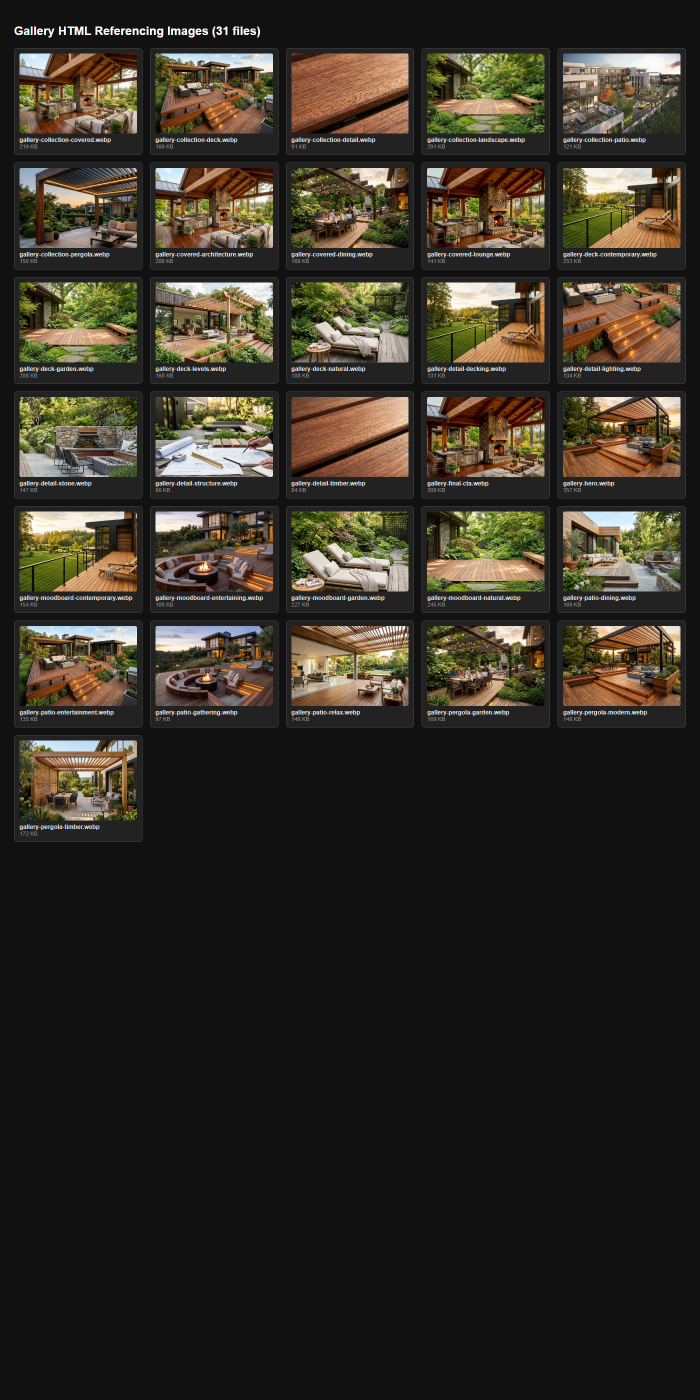
#> input picture scratch/audit_gallery_html_imgs.png, 1400 x 2800 px, given in place of bespoke_deck_outdoor_living_1793873045878.jpg, which was not available (shown at 1/2 size)
$ python update_contact_images.py
#> lines starting #> are read from the running program, lines starting #| are printed output that depends on the picture
import os
from PIL import Image

def crop_and_save(src_path, dest_path, target_w, target_h, quality=88):
#> called with dest_path = 'assets/images/contact/contact-hero.webp', target_w = 1600, target_h = 1000, quality = 88
    im = Image.open(src_path).convert('RGB')
#> im is the input picture: PIL image 1400x2800 RGB; mean R, G, B 51.9, 46.9, 37.8
    orig_w, orig_h = im.size
#> orig_w = 1400; orig_h = 2800
    target_ratio = target_w / target_h
    orig_ratio = orig_w / orig_h
#> orig_ratio = 0.5

    if orig_ratio > target_ratio:
        # source is wider -> crop width
        new_w = int(orig_h * target_ratio)
        left = (orig_w - new_w) // 2
        im_cropped = im.crop((left, 0, left + new_w, orig_h))
    else:
        # source is taller -> crop height
        new_h = int(orig_w / target_ratio)
#> new_h = 875
        top = (orig_h - new_h) // 2
#> top = 962
        im_cropped = im.crop((0, top, orig_w, top + new_h))

    im_resized = im_cropped.resize((target_w, target_h), Image.Resampling.LANCZOS)
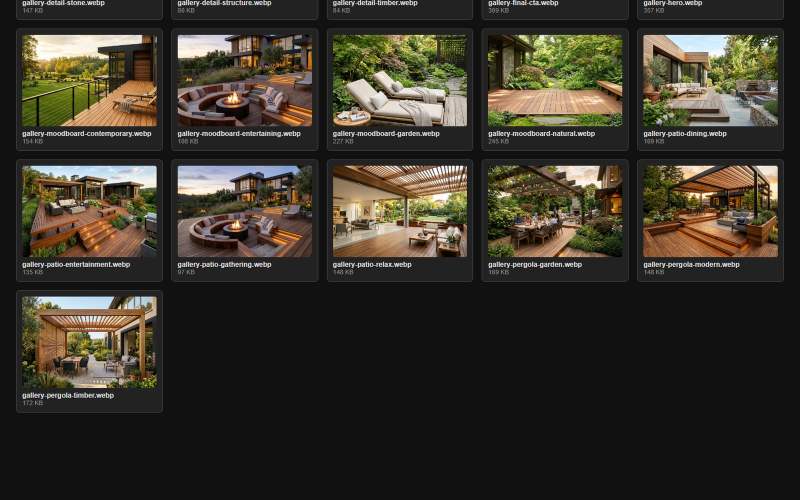
#> im_resized: PIL image 1600x1000 RGB (shown at 1/2 size); mean R, G, B 57, 52.4, 42.4
    im_resized.save(dest_path, 'WEBP', quality=quality, method=6)
    print(f"Saved {dest_path}: {target_w}x{target_h} ({os.path.getsize(dest_path)} bytes)")

brain_dir = r"C:\Users\Sam John\.gemini\antigravity\brain\aa3393d8-6479-4912-9a44-277395bd13ea"

# 1. contact-hero.webp (1600x1000)
hero_src = os.path.join(brain_dir, "bespoke_deck_outdoor_living_1793873045878.jpg")
crop_and_save(hero_src, "assets/images/contact/contact-hero.webp", 1600, 1000, quality=88)

# 2. contact-form-side.webp (800x1000 vertical)
side_src = "scratch/candidates/candidate_pavilion.jpg"
crop_and_save(side_src, "assets/images/contact/contact-form-side.webp", 800, 1000, quality=88)
#> call 2 of crop_and_save, with target_w = 800, target_h = 1000, quality = 88
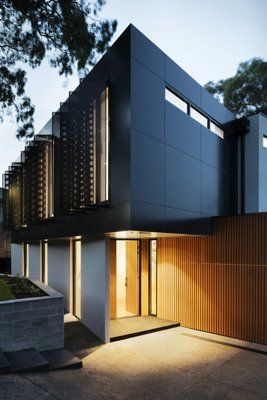
#> input picture scratch/candidates/candidate_pavilion.jpg, 267 x 400 px, found by its file name
#> in crop_and_save, im is the input picture: PIL image 267x400 RGB; mean R, G, B 99, 98.3, 95.1
#> in crop_and_save (call 2), `im_resized = im_cropped.resize((target_w, target_h), Image.Resampling...`:
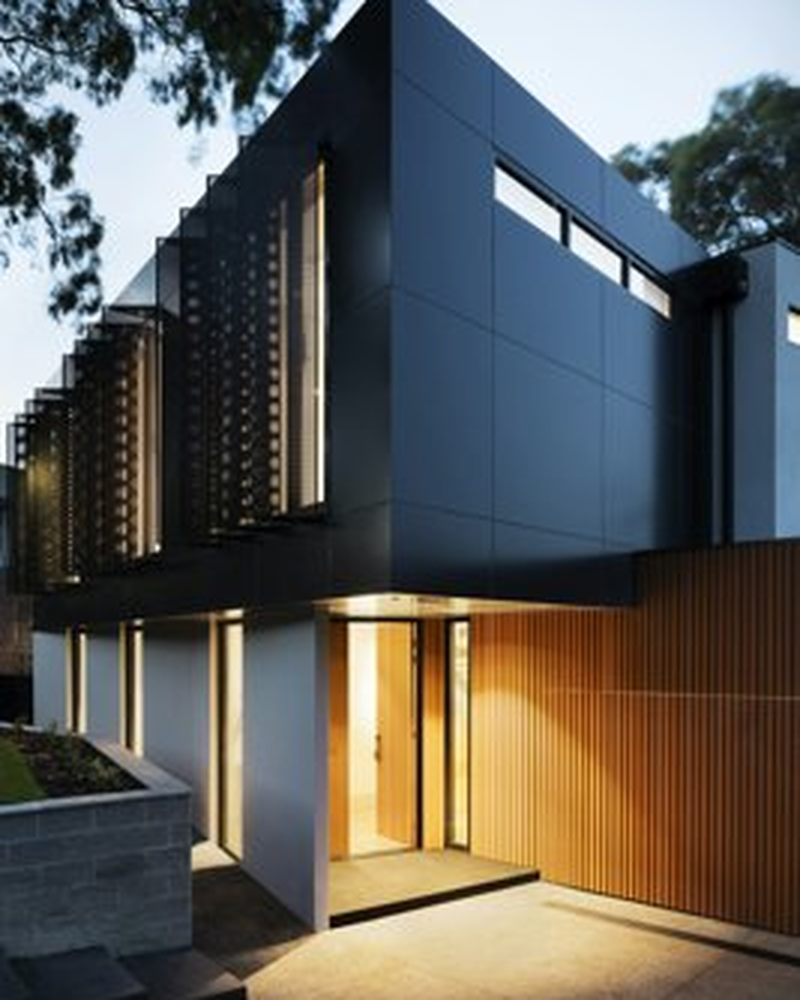
#> im_resized: PIL image 800x1000 RGB; mean R, G, B 96.1, 94.7, 90

# 3. contact-map-support.webp (1200x600)
map_src = os.path.join(brain_dir, "serene_deck_garden_retreat_1793850797959.jpg")
crop_and_save(map_src, "assets/images/contact/contact-map-support.webp", 1200, 600, quality=88)
#> call 3 of crop_and_save, with target_w = 1200, target_h = 600, quality = 88
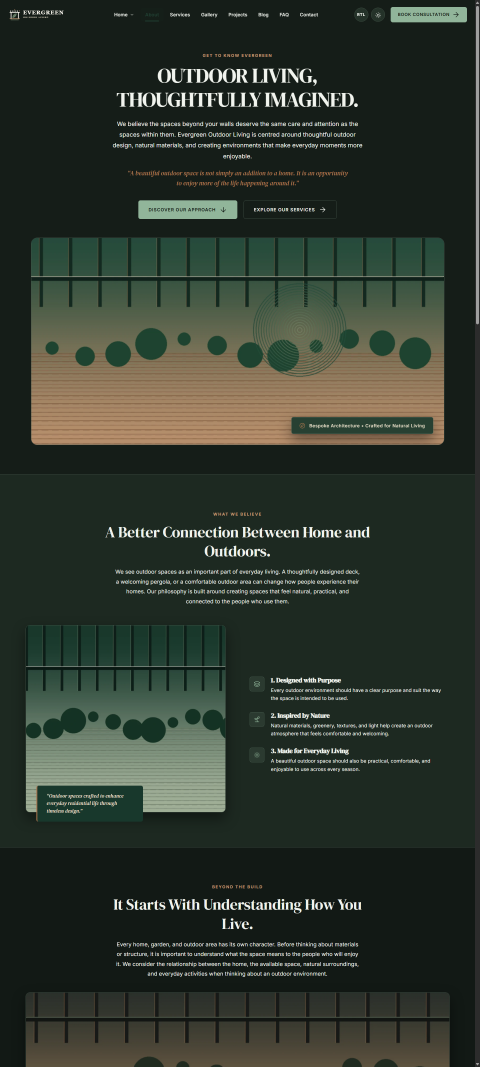
#> input picture scratch/about_footer_desktop.png, 1440 x 3200 px, given in place of serene_deck_garden_retreat_1793850797959.jpg, which was not available (shown at 1/3 size)
#> in crop_and_save, im is the input picture: PIL image 1440x3200 RGB; mean R, G, B 47.3, 55.7, 45.7
#> in crop_and_save (call 3), `im_resized = im_cropped.resize((target_w, target_h), Image.Resampling...`:
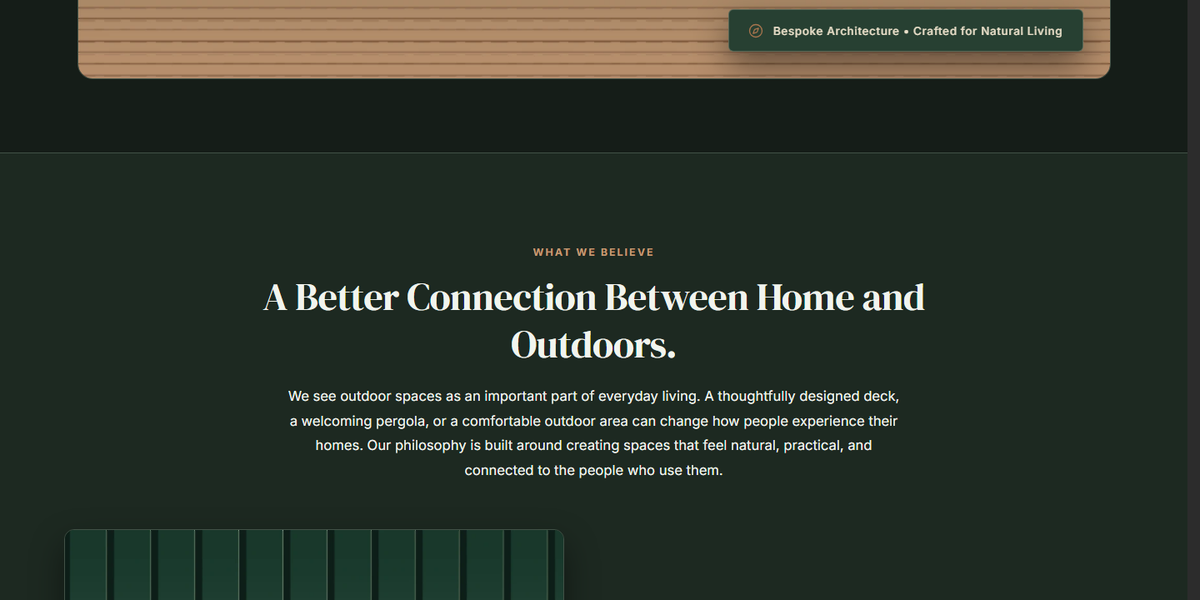
#> im_resized: PIL image 1200x600 RGB; mean R, G, B 45.3, 53.1, 43.1

# 4. contact-checklist.webp (800x600)
check_src = "scratch/test_terrace_dining_stone.jpg"
crop_and_save(check_src, "assets/images/contact/contact-checklist.webp", 800, 600, quality=88)
#> call 4 of crop_and_save, with src_path = 'scratch/test_terrace_dining_stone.jpg', target_w = 800, target_h = 600, quality = 88
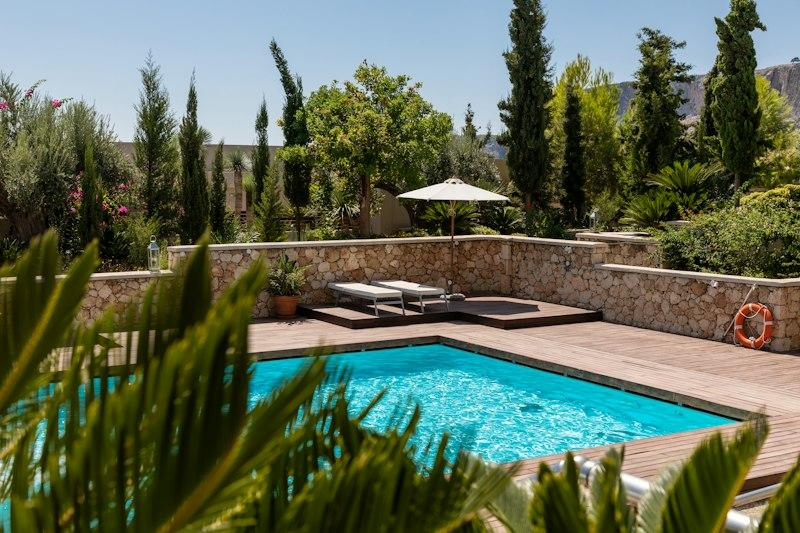
#> input picture scratch/test_terrace_dining_stone.jpg, 800 x 533 px, found by its file name
#> in crop_and_save, im is the input picture: PIL image 800x533 RGB; mean R, G, B 95.4, 106.3, 85.3
#> in crop_and_save (call 4), `im_cropped = im.crop((left, 0, left + new_w, orig_h))`:
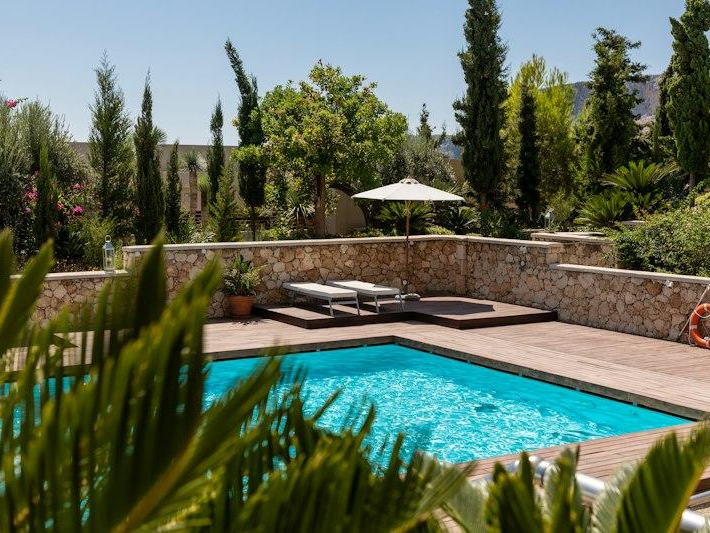
#> im_cropped: PIL image 710x533 RGB; mean R, G, B 93.7, 106.1, 86

# 5. contact-final-cta.webp (1600x800)
cta_src = "scratch/test_modern_villa_patio.jpg"
crop_and_save(cta_src, "assets/images/contact/contact-final-cta.webp", 1600, 800, quality=88)

print("\nAll 5 Contact images successfully updated and saved!")
